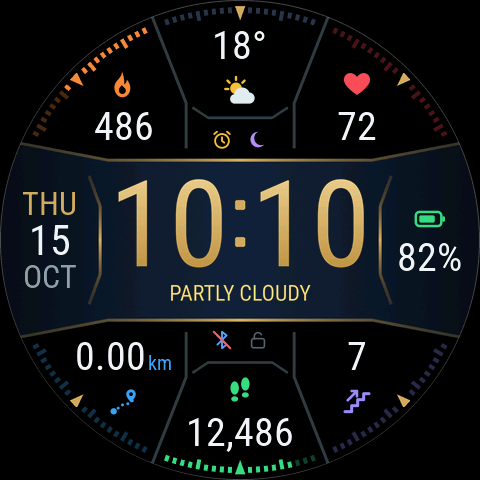
#> input picture faces/sextant/screenshots/day.png, 480 x 480 px, found by its file name
$ python make_covers.py ../faces/sextant/screenshots/day.png
#> lines starting #> are read from the running program, lines starting #| are printed output that depends on the picture; after the words box and inside, x2 and y2 are one past the last pixel; in counts of white or black regions, pixels touching at a corner belong together
#!/usr/bin/env python3
"""Write a face's assets/common.r/icon.png and cover.png from its screenshots/day.png, and
the store previews (docs/store/preview_en|sc|tc.png, 360x360 as the Zepp Console asks, under
1 MB, one per language, showing 10:09).

  python3 tools/make_covers.py faces/<face>
"""
import sys
from pathlib import Path
from PIL import Image, ImageDraw

face = Path(sys.argv[1]).resolve()
day = Image.open(face / "screenshots" / "day.png").convert("RGBA")


def round_img(img, size):
#> called with size = 324
    img = img.resize((size, size), Image.LANCZOS)
    mask = Image.new("L", (size * 4, size * 4), 0)
#> mask: PIL image 1296x1296 L; every value is 0
    ImageDraw.Draw(mask).ellipse([0, 0, size * 4 - 1, size * 4 - 1], fill=255)
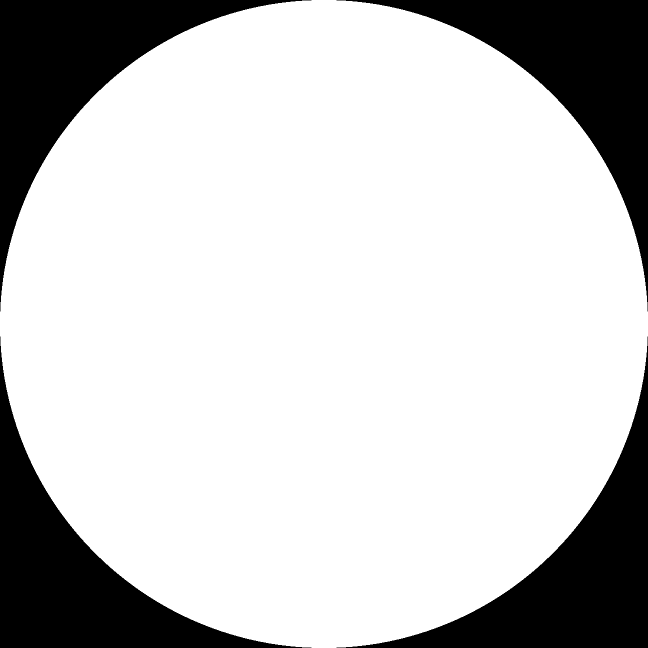
#> mask: PIL image 1296x1296 L (shown at 1/2 size); 78.5% white; 4 black regions, box (x1, y1, x2, y2) and area: (0, 0, 623, 623) 90158, (673, 0, 1296, 623) 90158, (0, 673, 623, 1296) 90158, (673, 673, 1296, 1296) 90158
    out = Image.new("RGBA", (size, size), (0, 0, 0, 0))
#> out: PIL image 324x324 RGBA; every value is 0
    out.paste(img, (0, 0), mask.resize((size, size), Image.LANCZOS))
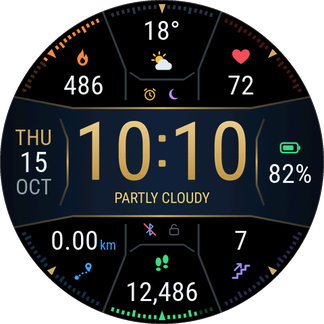
#> out: PIL image 324x324 RGBA; mean R, G, B, A 20, 22.3, 23.8, 200.3; transparent parts drawn white
    return out


out = face / "assets" / "common.r"
round_img(day, 324).save(out / "cover.png")      # 480x480 devices use a 324x324 preview
round_img(day, 248).save(out / "icon.png")
#> call 2 of round_img, with size = 248
#> in round_img (call 2), `img = img.resize((size, size), Image.LANCZOS)`:
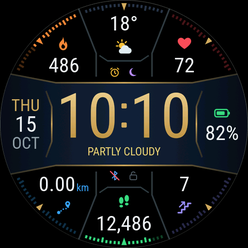
#> img: PIL image 248x248 RGBA; mean R, G, B, A 20.2, 22.6, 24, 255
#> in round_img (call 2), `mask = Image.new("L", (size * 4, size * 4), 0)`: mask: PIL image 992x992 L; every value is 0
#> in round_img (call 2), `ImageDraw.Draw(mask).ellipse([0, 0, size * 4 - 1, size * 4 - 1], fill=..`:
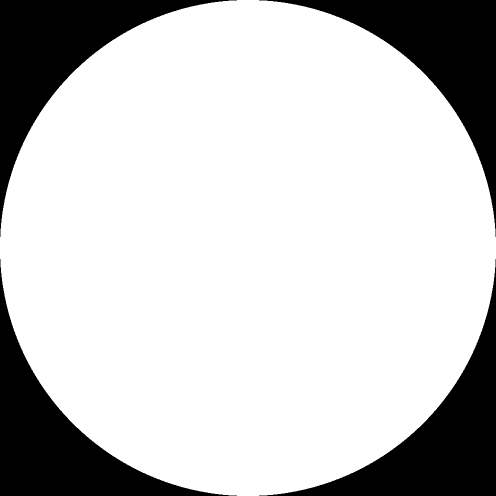
#> mask: PIL image 992x992 L (shown at 1/2 size); 78.5% white; 4 black regions, box (x1, y1, x2, y2) and area: (0, 0, 474, 474) 52823, (518, 0, 992, 474) 52823, (0, 518, 474, 992) 52823, (518, 518, 992, 992) 52823
#> in round_img (call 2), `out = Image.new("RGBA", (size, size), (0, 0, 0, 0))`: out: PIL image 248x248 RGBA; every value is 0
#> in round_img (call 2), `out.paste(img, (0, 0), mask.resize((size, size), Image.LANCZOS))`:
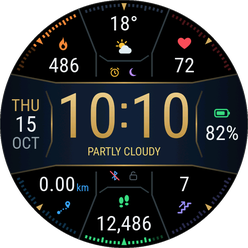
#> out: PIL image 248x248 RGBA; mean R, G, B, A 20.1, 22.4, 23.9, 200.3; transparent parts drawn white
store = face / "docs" / "store"
store.mkdir(parents=True, exist_ok=True)
for lang in ("en", "sc", "tc"):                    # the face's own text is English in every language
    round_img(day, 360).save(store / f"preview_{lang}.png")
#> this loop made 3 passes
#> pass 1, in round_img (call 3), `img = img.resize((size, size), Image.LANCZOS)`:
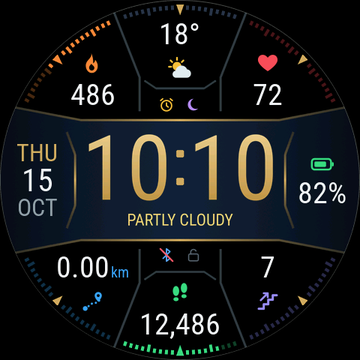
#> img: PIL image 360x360 RGBA; mean R, G, B, A 20.1, 22.4, 23.9, 255
#> pass 1, `round_img(day, 360).save(store / f"preview_{lang}.png")`:
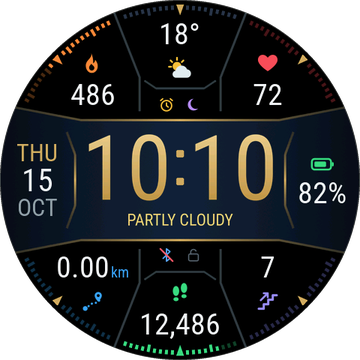
#> saved as preview_en.png: PIL image 360x360 RGBA; mean R, G, B, A 20, 22.3, 23.8, 200.3; transparent parts drawn white
print(f"{face.name}: wrote cover.png, icon.png and docs/store/preview_*.png")

$ run again, with faces/sextant/screenshots/alt.png copied over faces/sextant/screenshots/day.png
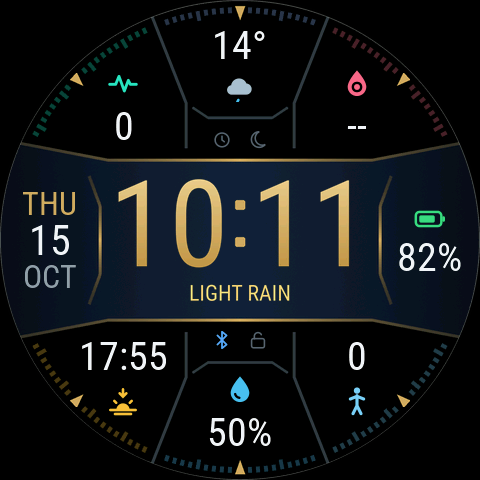
#> input picture faces/sextant/screenshots/alt.png, 480 x 480 px, found by its file name
#> img: PIL image 248x248 RGBA
#> in round_img (call 2), `out.paste(img, (0, 0), mask.resize((size, size), Image.LANCZOS))`:
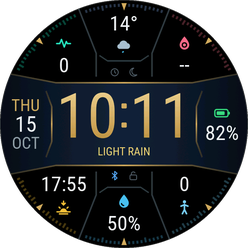
#> out: PIL image 248x248 RGBA; mean R, G, B, A 17.3, 20.3, 22.4, 200.3; transparent parts drawn white
#> the loop `for lang in ("en", "sc", "tc"):                    # the face's own te..` made 3 passes
#> pass 1, `round_img(day, 360).save(store / f"preview_{lang}.png")`:
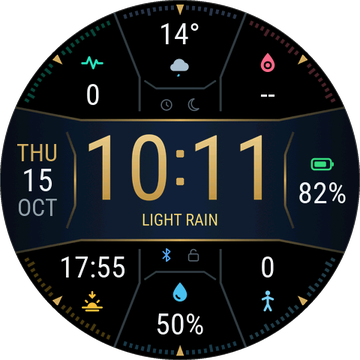
#> saved as preview_en.png: PIL image 360x360 RGBA; mean R, G, B, A 17.2, 20.2, 22.3, 200.3; transparent parts drawn white

$ run again, with faces/sextant/screenshots/night.png copied over faces/sextant/screenshots/day.png
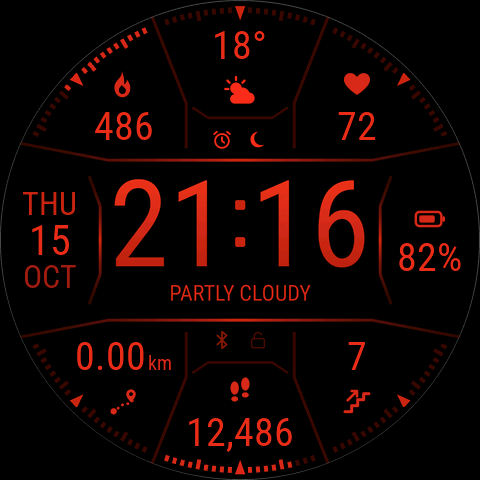
#> input picture faces/sextant/screenshots/night.png, 480 x 480 px, found by its file name
#> img: PIL image 248x248 RGBA
#> in round_img (call 2), `out.paste(img, (0, 0), mask.resize((size, size), Image.LANCZOS))`:
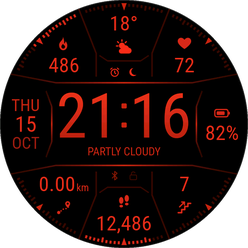
#> out: PIL image 248x248 RGBA; mean R, G, B, A 17.3, 3.3, 1.7, 200.3; transparent parts drawn white
#> the loop `for lang in ("en", "sc", "tc"):                    # the face's own te..` made 3 passes
#> pass 1, `round_img(day, 360).save(store / f"preview_{lang}.png")`:
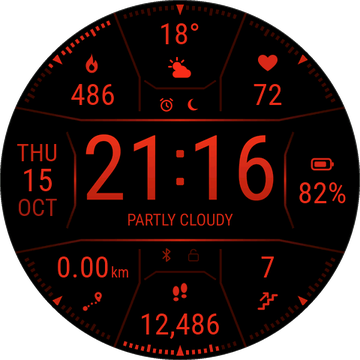
#> saved as preview_en.png: PIL image 360x360 RGBA; mean R, G, B, A 17, 3.3, 1.7, 200.3; transparent parts drawn white
